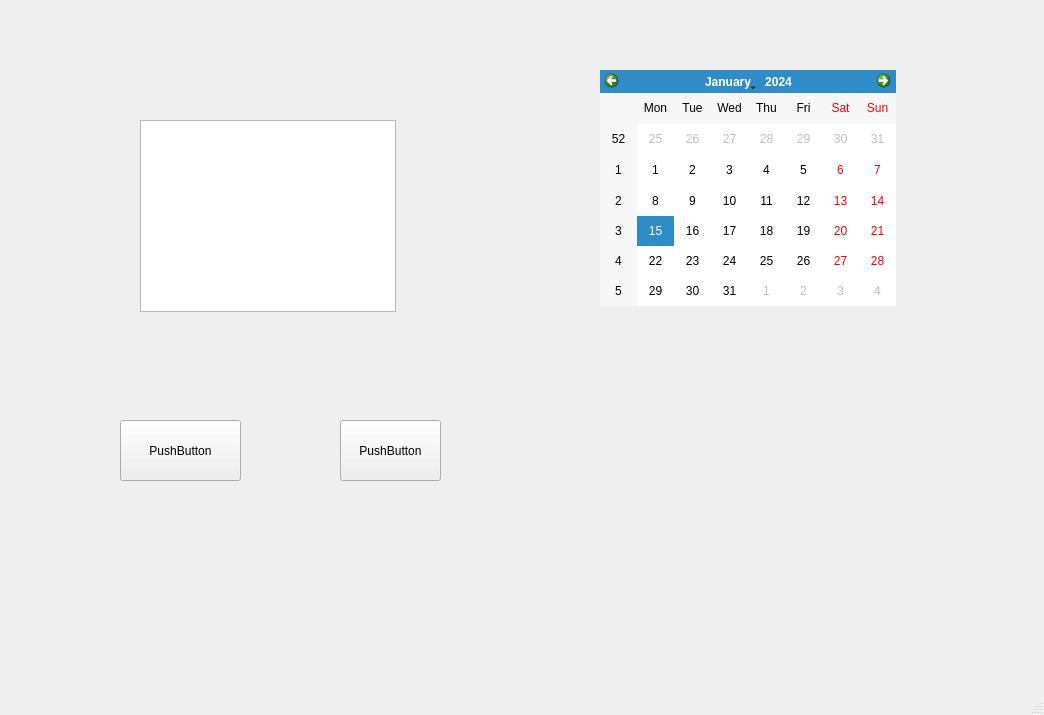
<?xml version="1.0" encoding="UTF-8"?>
<ui version="4.0">
 <class>MainWindow</class>
 <widget class="QMainWindow" name="MainWindow">
  <property name="geometry">
   <rect>
    <x>0</x>
    <y>0</y>
    <width>1044</width>
    <height>715</height>
   </rect>
  </property>
  <property name="windowTitle">
   <string>MainWindow</string>
  </property>
  <widget class="QWidget" name="centralwidget">
   <widget class="QPushButton" name="pushButton">
    <property name="geometry">
     <rect>
      <x>340</x>
      <y>420</y>
      <width>101</width>
      <height>61</height>
     </rect>
    </property>
    <property name="text">
     <string>PushButton</string>
    </property>
   </widget>
   <widget class="QPushButton" name="pushButton_2">
    <property name="geometry">
     <rect>
      <x>120</x>
      <y>420</y>
      <width>121</width>
      <height>61</height>
     </rect>
    </property>
    <property name="text">
     <string>PushButton</string>
    </property>
   </widget>
   <widget class="QTreeView" name="treeView">
    <property name="geometry">
     <rect>
      <x>140</x>
      <y>120</y>
      <width>256</width>
      <height>192</height>
     </rect>
    </property>
   </widget>
   <widget class="QCalendarWidget" name="calendarWidget">
    <property name="geometry">
     <rect>
      <x>600</x>
      <y>70</y>
      <width>296</width>
      <height>236</height>
     </rect>
    </property>
   </widget>
  </widget>
  <widget class="QMenuBar" name="menubar">
   <property name="geometry">
    <rect>
     <x>0</x>
     <y>0</y>
     <width>1044</width>
     <height>26</height>
    </rect>
   </property>
  </widget>
  <widget class="QStatusBar" name="statusbar"/>
 </widget>
 <resources/>
 <connections/>
</ui>
